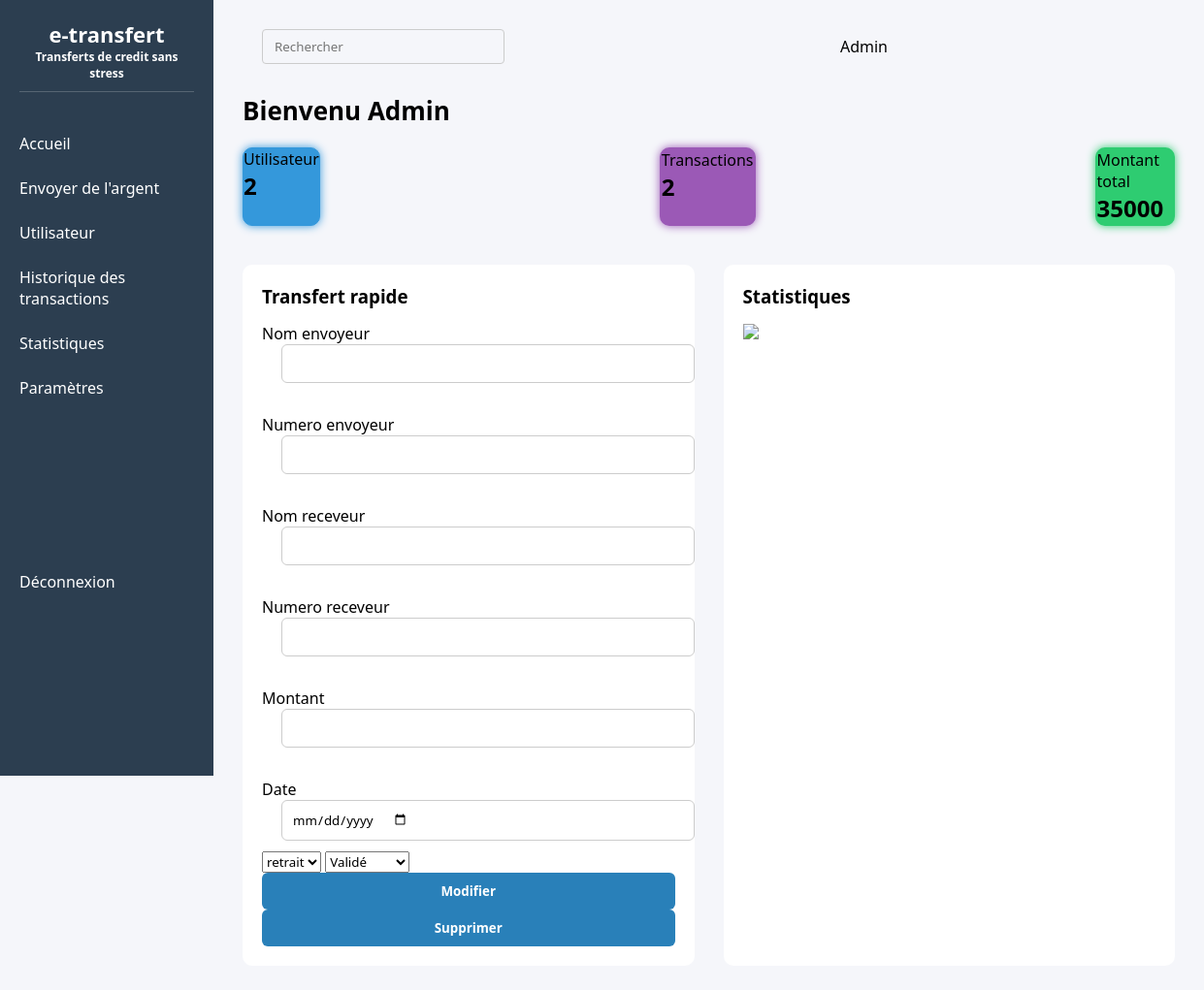
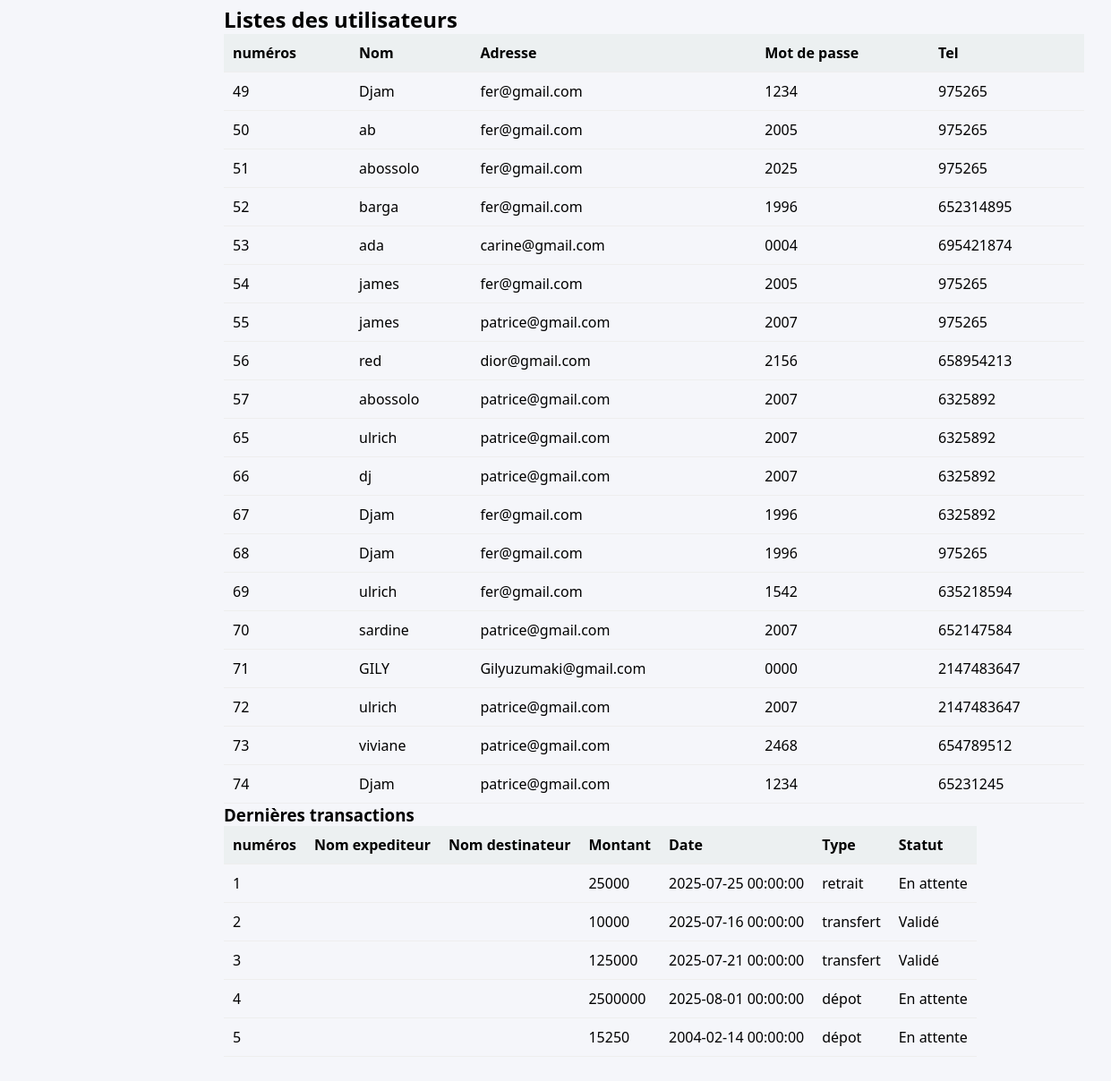
The app's page /admin.php with its own data (2 pictures, top to bottom).
### tables this page shows
CREATE TABLE `utilisateur` (
  `ID_UTILSATEUR` int(11) NOT NULL,
  `NOM` varchar(60) NOT NULL,
  `ADRESSE` varchar(60) NOT NULL,
  `MOT_DE_PASSE` varchar(60) NOT NULL,
  `NUM_TEL` int(11) DEFAULT NULL
);

CREATE TABLE `transaction` (
  `ID_TRANSACTION` int(11) NOT NULL,
  `Nom_envoyeur` varchar(100) NOT NULL,
  `Numero_envoyeur` int(11) NOT NULL,
  `Nom_receveur` varchar(255) NOT NULL,
  `Numero_receveur` int(11) NOT NULL,
  `MONTANT` int(11) DEFAULT NULL,
  `DATE` datetime DEFAULT NULL,
  `TYPE_VIREMENT` longtext DEFAULT NULL,
  `STATUT` longtext DEFAULT NULL
);

### admin.php (the view, shortened to what this page needs)
<!DOCTYPE html>
<html lang="en">
<head>
    <link rel="stylesheet" href="style-admin.css" class="rel">
</head>
<body>
   <div class="sidebar">
    <h2>e-transfert<p>Transferts
         de credit sans stress</p>
    </h2>
    <ul>
        <li><a href="admin.php" style="text-decoration:none; color:white;">Accueil</a></li>
        <li><a href="envoyer l'argent.php" style="text-decoration:none; color:white;">Envoyer de l'argent</a></li>
        <li><a href="utilisateur.php" style="text-decoration:none; color:white;">Utilisateur</a></li>
        <li><a href="historiques transactions.php" style="text-decoration:none; color:white;">Historique des transactions</a></li>
        <li><a href="statistiques.php" style="text-decoration:none; color:white;">Statistiques</a></li>
        <li>Paramètres</li><br><br><br><br><br><br><br>
        <li><a href="connexion.php" style="text-decoration:none; color:white;">Déconnexion</a></li>
    </ul>
    </div>
    <div class="main">
        <header>
            <input type ="search" name="email" placeholder="Rechercher" style="margin-right:50px;"><span>Admin</span>
        </header>
        <h1>Bienvenu Admin</h1>
        <div class="cards">
            <div class="card-blue">
                <p>Utilisateur</p>
                <h2>2</h2>
            </div>
            <div class="card-light">
                <p>Transactions</p>
                <h2>2</h2>
            </div>
            <div class="card-green">
                <p>Montant total</p>
                <h2>35000</h2>
            </div>
            </div>
            <div class="content">
                <div class="quick-transfer">
                    <h3>Transfert rapide</h3>
                    <form method="POST" action="modifier.php">
                    <label>Nom envoyeur</label><input type="text" name="nom_envoyeur"><br>
                    <label>Numero envoyeur</label><input type="number" name="numero_envoyeur"><br>
                    <label>Nom receveur</label><input type="text" name="nom_receveur" ><br>
                    <label>Numero receveur</label><input type="number" name="numero_receveur"><br>
                    <label>Montant</label><input type="number" name="montant"><br>
                    <label>Date</label><input type="date" name="date">
                    <select name="type">
                        <option>retrait</option>
                    </select>
                    <select name="statut">
                        <option>Validé</option>
                    </select>
                    <button type="submit">Modifier</button><br>
                    <button type="submit">Supprimer</button>
                </div>
                <div class="chart">
                    <h3>Statistiques</h3>
                    <img src="image du graphe">
                </div>
            </div>
            <div class="users">
                <h2>Listes des utilisateurs</h2>
                <table><thead>
                        <tr><th>numéros</th>
                        <th>Nom</th>
                        <th>Adresse</th>
                        <th>Mot de passe</th>
                        <th>Tel</th></tr>
                    </thead><tbody>
                        <?php
                        require "database.php";
                        $sql="SELECT * from utilisateur";
                        $requete = $pdo -> query($sql);
                        $utilisateur = $requete-> fetchALL(PDO::FETCH_ASSOC);
                        foreach ($utilisateur as $utilisateur) {
                            echo"
                            <tr>
                            <td>
                            $utilisateur[ID_UTILSATEUR]
                            </td>
                            <td>
                            $utilisateur[NOM]
                            </td>
                            <td>
                            $utilisateur[ADRESSE]
                            </td>
                            <td>
                            $utilisateur[MOT_DE_PASSE]
                            </td>
                            <td>
                            $utilisateur[NUM_TEL]
                            </td>
                            </tr>
    ";
}
?>
</tbody>
</table>
            <div class="tables">
                <div class="détails">
                    <h3>Dernières transactions</h3>
                    <table><thead>
                        <tr><th>numéros</th>
                        <th>Nom expediteur</th>
                        <th>Nom destinateur</th>
                        <th>Montant</th>
                        <th>Date</th>
                        <th>Type</th>
                        <th>Statut</th></tr>
                    </thead>
                    <tbody>
                            <?php
                            require "database.php";
                            $sql="SELECT * from transaction ";
                            $requete = $pdo -> query($sql);
                            $transaction = $requete-> fetchALL(PDO::FETCH_ASSOC);
                            foreach ($transaction as $transaction) {
                                echo"
                                   <tr>
                                    <td>
                                        $transaction[ID_TRANSACTION]
                                    </td>
                                    <td>
                                        $transaction[Nom_expediteur]
                                    </td>
                                    <td>
                                        $transaction[Nom_destinateur]
                                    </td>
                                    <td>
                                        $transaction[MONTANT]
                                    </td>
                                    <td>
                                        $transaction[DATE]
                                    </td>
                                    <td>
                                        $transaction[TYPE_VIREMENT]
                                    </td>
                                    <td>
                                        $transaction[STATUT]
                                    </td>
                                   </tr>
                                ";
                            }
                        ?>
                    </tbody>
                    </table>
                </div>
            </div>
        </div>
</body>
</html>

### style-admin.css (style rules this page uses)
* { margin: 0; padding: 0; box-sizing: border-box; font-family: 'Segoe UI',sans-serif; text-decoration: none; }
body { background:#f5f6fa; display: flex; min-height: 100vh; }
.sidebar { width: 220px; background: #2c3e50; color: #fff; height: 100vh; flex-shrink: 0; padding: 20px; position: sticky; overflow: hidden; transition: all 0.5s linear; }
.sidebar h2 { text-align: center; margin-bottom: 30px; font-size: 22px; border-bottom:1px solid #fff3; padding-bottom:10px; }
.sidebar p { font-size: 12px; }
.sidebar ul { list-style: none; }
.sidebar ul li { padding:12px 0; cursor:pointer; }
.main { flex: 1; padding: 30px; }
header { display: flex; justify-content: space-between; align-items: center; margin-bottom: 30px; }
header input[type="search"] { padding: 8px 12px; width: 250px; border: 1px solid #ccc; border-radius: 4px; }
h1 { font-size: 26px; margin-bottom: 20px; }
.cards { display: flex; gap: 350px; margin-bottom: 40px; }
.card-blue { background: #3498db; border: 1px solid #3498db; border-radius: 10px; box-shadow: 0 0 10px #3498db; }
.card-light { background: #9b59b6; border: 2px solid #9b59b6; border-radius: 10px; box-shadow: 0 0 10px #9b59b6; }
.card-green { background: #2ecc71; border: 2px solid #2ecc71; border-radius: 10px; box-shadow: 0 0 10px #2ecc71; }
.content { display: flex; gap: 30px; margin-bottom: 30px; }
.quick-transfer,.chart { flex:1; background: white; padding: 20px; border-radius: 10px; }
.quick-transfer h3,.chart h3 { margin-bottom: 15px; }
.quick-transfer input { width: 100%; padding: 10px; margin-bottom: 10px; border: 1px solid #ccc; border-radius: 6px; }
.quick-transfer button { width: 100%; padding: 10px; background: #2980b9; border:none; color: white; font-weight: bold; border-radius: 6px; cursor: pointer; }
.tables { display: flex; gap: 30px; }
table { width: 100%; border-collapse: collapse; }
thead { background: #ecf0f1; }
th,td { text-align: left; padding: 10px; border-bottom: 1px solid #eee; }
.rechercher, input { display: flex; gap: 5px; margin-right: 20px; margin-left: 20px; background: transparent; }

### records on screen
utilisateur: ID_UTILSATEUR "49", NOM "Djam", ADRESSE "fer@gmail.com", MOT_DE_PASSE "1234", NUM_TEL "975265"
utilisateur: ID_UTILSATEUR "50", NOM "ab", ADRESSE "fer@gmail.com", MOT_DE_PASSE "2005", NUM_TEL "975265"
utilisateur: ID_UTILSATEUR "51", NOM "abossolo", ADRESSE "fer@gmail.com", MOT_DE_PASSE "2025", NUM_TEL "975265"
utilisateur: ID_UTILSATEUR "52", NOM "barga", ADRESSE "fer@gmail.com", MOT_DE_PASSE "1996", NUM_TEL "652314895"
utilisateur: ID_UTILSATEUR "53", NOM "ada", ADRESSE "carine@gmail.com", MOT_DE_PASSE "0004", NUM_TEL "695421874"
utilisateur: ID_UTILSATEUR "54", NOM "james", ADRESSE "fer@gmail.com", MOT_DE_PASSE "2005", NUM_TEL "975265"
utilisateur: ID_UTILSATEUR "55", NOM "james", ADRESSE "patrice@gmail.com", MOT_DE_PASSE "2007", NUM_TEL "975265"
utilisateur: ID_UTILSATEUR "56", NOM "red", ADRESSE "dior@gmail.com", MOT_DE_PASSE "2156", NUM_TEL "658954213"
utilisateur: ID_UTILSATEUR "57", NOM "abossolo", ADRESSE "patrice@gmail.com", MOT_DE_PASSE "2007", NUM_TEL "6325892"
utilisateur: ID_UTILSATEUR "65", NOM "ulrich", ADRESSE "patrice@gmail.com", MOT_DE_PASSE "2007", NUM_TEL "6325892"
utilisateur: ID_UTILSATEUR "66", NOM "dj", ADRESSE "patrice@gmail.com", MOT_DE_PASSE "2007", NUM_TEL "6325892"
utilisateur: ID_UTILSATEUR "67", NOM "Djam", ADRESSE "fer@gmail.com", MOT_DE_PASSE "1996", NUM_TEL "6325892"
utilisateur: ID_UTILSATEUR "68", NOM "Djam", ADRESSE "fer@gmail.com", MOT_DE_PASSE "1996", NUM_TEL "975265"
utilisateur: ID_UTILSATEUR "69", NOM "ulrich", ADRESSE "fer@gmail.com", MOT_DE_PASSE "1542", NUM_TEL "635218594"
utilisateur: ID_UTILSATEUR "70", NOM "sardine", ADRESSE "patrice@gmail.com", MOT_DE_PASSE "2007", NUM_TEL "652147584"
utilisateur: ID_UTILSATEUR "71", NOM "GILY", ADRESSE "Gilyuzumaki@gmail.com", MOT_DE_PASSE "0000", NUM_TEL "2147483647"
utilisateur: ID_UTILSATEUR "72", NOM "ulrich", ADRESSE "patrice@gmail.com", MOT_DE_PASSE "2007", NUM_TEL "2147483647"
utilisateur: ID_UTILSATEUR "73", NOM "viviane", ADRESSE "patrice@gmail.com", MOT_DE_PASSE "2468", NUM_TEL "654789512"
utilisateur: ID_UTILSATEUR "74", NOM "Djam", ADRESSE "patrice@gmail.com", MOT_DE_PASSE "1234", NUM_TEL "65231245"
transaction: ID_TRANSACTION "1", MONTANT "25000", DATE "2025-07-25 00:00:00", TYPE_VIREMENT "retrait", STATUT "En attente"
transaction: ID_TRANSACTION "2", MONTANT "10000", DATE "2025-07-16 00:00:00", TYPE_VIREMENT "transfert", STATUT "Validé"
transaction: ID_TRANSACTION "3", MONTANT "125000", DATE "2025-07-21 00:00:00", TYPE_VIREMENT "transfert", STATUT "Validé"
transaction: ID_TRANSACTION "4", MONTANT "2500000", DATE "2025-08-01 00:00:00", TYPE_VIREMENT "dépot", STATUT "En attente"
transaction: ID_TRANSACTION "5", MONTANT "15250", DATE "2004-02-14 00:00:00", TYPE_VIREMENT "dépot", STATUT "En attente"
